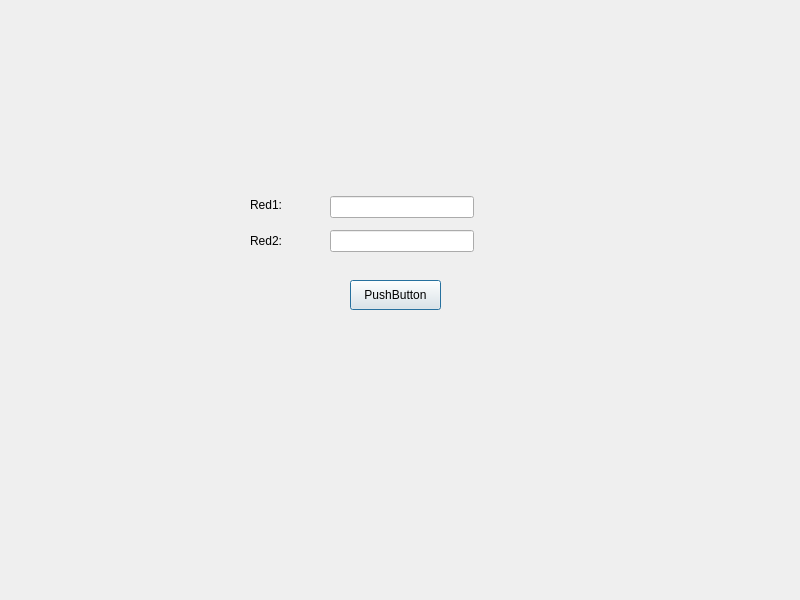
<?xml version="1.0" encoding="UTF-8"?>
<ui version="4.0">
 <class>QMessageBox</class>
 <widget class="QDialog" name="QMessageBox">
  <property name="geometry">
   <rect>
    <x>0</x>
    <y>0</y>
    <width>800</width>
    <height>600</height>
   </rect>
  </property>
  <property name="windowTitle">
   <string>QMessageBox</string>
  </property>
  <widget class="QPushButton" name="pushButton">
   <property name="geometry">
    <rect>
     <x>350</x>
     <y>280</y>
     <width>91</width>
     <height>30</height>
    </rect>
   </property>
   <property name="text">
    <string>PushButton</string>
   </property>
  </widget>
  <widget class="QLabel" name="label">
   <property name="geometry">
    <rect>
     <x>250</x>
     <y>180</y>
     <width>68</width>
     <height>50</height>
    </rect>
   </property>
   <property name="text">
    <string>Red1:</string>
   </property>
  </widget>
  <widget class="QLabel" name="label_2">
   <property name="geometry">
    <rect>
     <x>250</x>
     <y>230</y>
     <width>68</width>
     <height>22</height>
    </rect>
   </property>
   <property name="text">
    <string>Red2:</string>
   </property>
  </widget>
  <widget class="QWidget" name="">
   <property name="geometry">
    <rect>
     <x>330</x>
     <y>190</y>
     <width>144</width>
     <height>68</height>
    </rect>
   </property>
   <layout class="QVBoxLayout" name="verticalLayout">
    <item>
     <widget class="QLineEdit" name="lineEdit">
      <property name="maxLength">
       <number>16</number>
      </property>
     </widget>
    </item>
    <item>
     <widget class="QLineEdit" name="lineEdit_2">
      <property name="maxLength">
       <number>16</number>
      </property>
     </widget>
    </item>
   </layout>
  </widget>
 </widget>
 <resources/>
 <connections/>
</ui>
